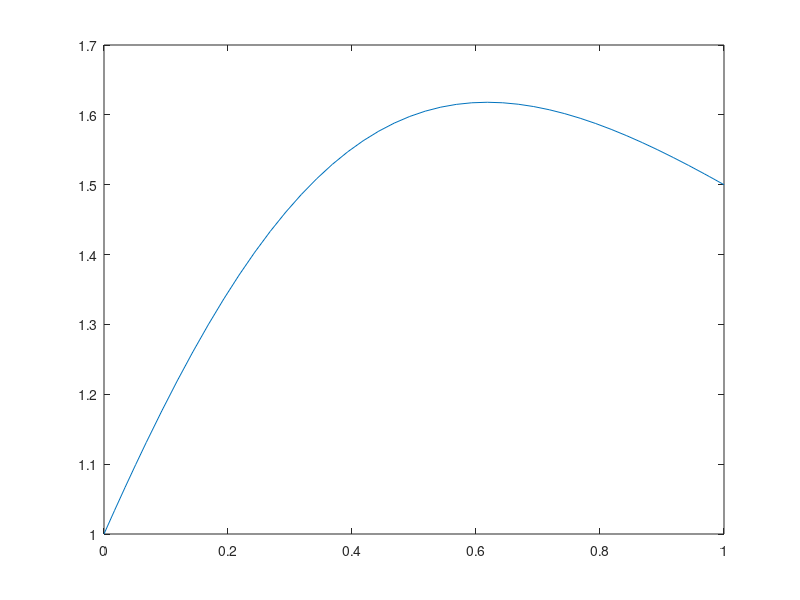

MATLAB code to generate this figure:
function [t,y] = RA225295_L11_01()
    f=@(t,y) (2-2*t*y)/(t.^2+1);
    t=[0 1];
    y0=1;
    
    [t,y]= ode45(f,t,y0);
    
    %grafico com a solucao analitica
    plot(t,y);
end 